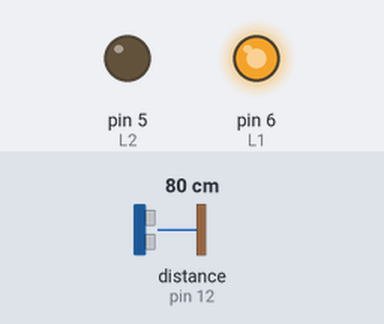
Bench run of a sketch on a simulated Arduino Uno, built with avr-gcc and run on an emulated ATmega328P. On the bench: output pins drawn as LEDs (lit = HIGH). Wiring (inferred from the names in the program): ultrasonic range finder: trigger pin 13; echo pin 12. The inputs (shaded band) are chosen by the test bench; at power-on: distance to the obstacle (sensor on pin 12) 80 cm. The echo pulse lasts 58.3 µs per cm; random numbers use the default seed unless the sketch sets one; pins used as bus, display or sensor lines are not drawn.

Above: at 1.2 s.
1.3 s: distance to the obstacle (sensor on pin 12) set to 31 cm
2.8 s: distance to the obstacle (sensor on pin 12) set to 25 cm
At 4.4 s:
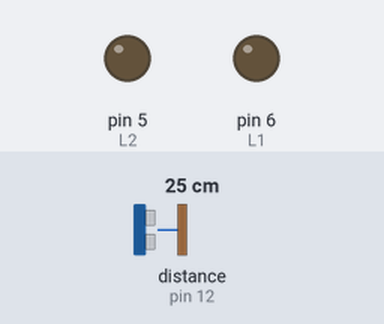
Timing chart, 0 to 11.8 s (numbered marks = the images above; inputs shaded):
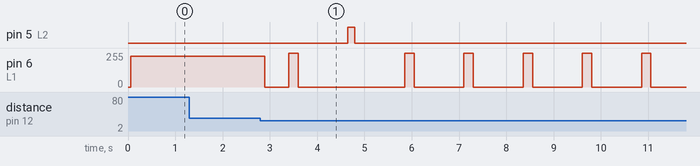

The sketch:

Engelden_Kacan_Robot.ino
```cpp
#define echoPin 12 //Ultrasonik sensörün echo pini Arduino'nun 12.pinine
#define trigPin 13 //Ultrasonik sensörün trig pini Arduino'nun 13.pinine tanımlandı.
#define R2 9
#define R1 10 // Motor pinlerini tanımlıyoruz.
#define L2 5
#define L1 6

int rndm;

void setup() {

  pinMode(echoPin, INPUT);
  pinMode(trigPin, OUTPUT);

  pinMode(L1, OUTPUT);
  pinMode(L2, OUTPUT);
  pinMode(R1, OUTPUT);
  pinMode(R2, OUTPUT);
  randomSeed(analogRead(0));
}

void loop() {
  int olcum = mesafe();
  if(olcum < 27){
    dur();
    delay(500);
    while(olcum < 21)
    {
      geri();
      olcum = mesafe();
    }
    rndm = random(2);
    if(rndm == 0)
    {
      sag();
    }
    if(rndm == 1)
    {
      sol();
    }
    delay(500);
  }
  else {
    ileri();
  }
}


void ileri(){  // Robotun ileri yönde hareketi için fonksiyon tanımlıyoruz.
  analogWrite(L1, 230);
  analogWrite(L2, 0);
  analogWrite(R1, 230);
  analogWrite(R2, 0);
}


void sag(){ // Robotun sağa dönme hareketi için fonksiyon tanımlıyoruz.
  analogWrite(L1, 255);
  analogWrite(L2, 0);
  analogWrite(R1, 0);
  analogWrite(R2, 255);
  delay(200);
  analogWrite(L1, 0);
  analogWrite(L2, 0);
  analogWrite(R1, 0);
  analogWrite(R2, 0);
}


void geri(){ // Robotun geri yönde hareketi için fonksiyon tanımlıyoruz.
  analogWrite(L1, 0);
  analogWrite(L2, 255);
  analogWrite(R1, 0);
  analogWrite(R2, 255);
}

void dur(){
  analogWrite(L1, 0);
  analogWrite(L2, 0);
  analogWrite(R1, 0);
  analogWrite(R2, 0);
}
void sol(){ // Robotun sağa dönme hareketi için fonksiyon tanımlıyoruz.
  analogWrite(L1, 0);
  analogWrite(L2, 255);
  analogWrite(R1, 255);
  analogWrite(R2, 0);
  delay(150);
  analogWrite(L1, 0);
  analogWrite(L2, 0);
  analogWrite(R1, 0);
  analogWrite(R2, 0);
}

int mesafe()
{
  long duration, distance;

  digitalWrite(trigPin, 0);
  delayMicroseconds(2);
  digitalWrite(trigPin, 1);
  delayMicroseconds(10);
  digitalWrite(trigPin, 0);

  duration = pulseIn(echoPin, 1);
  distance = duration / 58.2;
  delay(50);

  return distance;

}
```

Measured:
- the behaviour switches between 28 and 27 cm on distance to the obstacle (sensor on pin 12) (found by bisection; images 0 and 1)
- after the input at 1.3 s, every drawn part: stays the same
- after the input at 2.8 s, pin 5 (L2): LOW → HIGH after 1.8 s, → LOW 0.15 s later; pin 6 (L1): goes 0/255 0.50 s, 255/255 0.20 s, 0/255 2.3 s, 4 × (255/255 0.20 s, 0/255 1.1 s), 255/255 0.20 s, then 0/255, starting after 0.10 s
